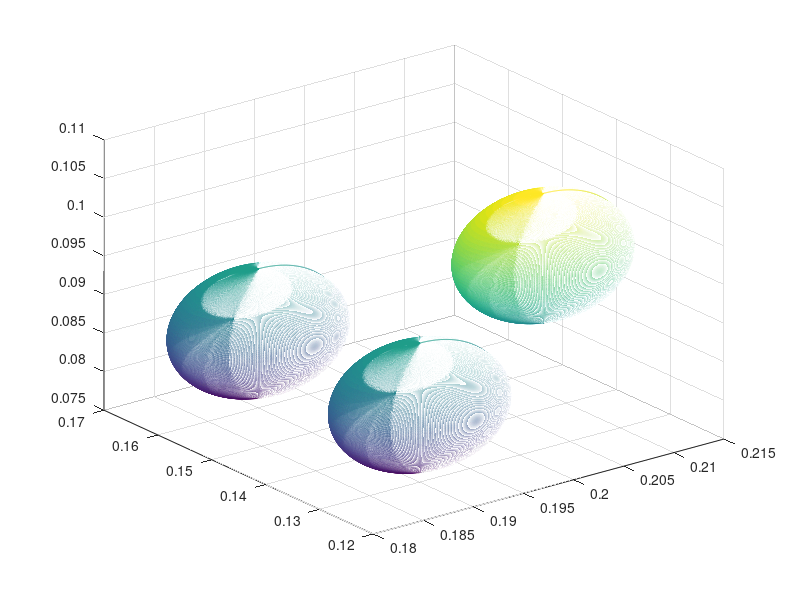

MATLAB code for this plot: (Note: this script raises an error after producing the figure.)
%%%%%%%%%%%%%%%%%%%%%%%%%%%% 2022 Jan %%%%%%%%%%%%%%%%%%%%%%%%%%%%%%%%%%%%%
%%%%%%%%%%%%%%%%%%%%  WENTAO GAO &&& JINGZHI WU %%%%%%%%%%%%%%%%%%%%%%%%%%%
%%% initialization %%%
clear all;
clc


%%%%%%%%%%%%%%%%%%%%%%%%%%%%%%%%%%%%%%%%%%%%%%%%%%%%%%%%%%%%%%%%%%%%%%%%%%%
%%% parameters %%%
l1 = 0.1 ;
l2 = 0   ;
l3 = 0.1 ;
l4 = 0.1 ;
l5 = 0.1 ;


%%%%%%%%%%%%%%%%%%%%%%%%%%%%%%%%%%%%%%%%%%%%%%%%%%%%%%%%%%%%%%%%%%%%%%%%%%
%%% set up three obstacles %%%

[xs,ys,zs]=sphere(900);

Xs=xs*0.008+0.19;
Ys=ys*0.008+0.16;
Zs=zs*0.008+0.085;

mesh(Xs,Ys,Zs);
hold on;

[xs,ys,zs]=sphere(900);

Xs=xs*0.008+0.19;
Ys=ys*0.008+0.13;
Zs=zs*0.008+0.085;

mesh(Xs,Ys,Zs);
hold on;

[xs,ys,zs]=sphere(900);

Xs=xs*0.008+0.205;
Ys=ys*0.008+0.135;
Zs=zs*0.008+0.0975;

mesh(Xs,Ys,Zs);
hold on;


%%%%%%%%%%%%%%%%%%%%%%%%%%%%%%%%%%%%%%%%%%%%%%%%%%%%%%%%%%%%%%%%%%%%%%%%%%
%%% DH table %%%

theta = [0 ,0 , 0 ,0 , 0];
d     = [l1 , 0 , 0 , 0 , l5];
alpha = [0 , sym(pi)/2 , 0 , 0 , -sym(pi)/2 ];
a     = [0, 0 , l3 , l4 , 0];


%%%%%%%%%%%%%%%%%%%%%%%%%%%%%%%%%%%%%%%%%%%%%%%%%%%%%%%%%%%%%%%%%%%%%%%%%%
%%% Path planning avoid obstacle %%%

for i = 1:100

 if (i<=15)
 X = 0.18;
 Y = 0.12;
 Z = 0.08+0.001*i;
 end

 if (i>15)&&(i<=25)
 X = 0.18+0.0015*(i-15);
 Y = 0.12+0.00125*(i-15);
 Z = 0.095;
 end

 if (i>25)&&(i<=40)
 X = 0.195+0.0013*(i-25);
 Y = 0.1325-0.0012*(i-25);
 Z = 0.095;
 end
 
 if (i>40)&&(i<=50)
 X = 0.2145-0.00045*(i-40);
 Y = 0.1145+0.00305*(i-40);
 Z = 0.095+0.0015*(i-40);
 end

 if (i>50)&&(i<=75)
 X = 0.21-0.0006*(i-50);
 Y = 0.145+0.0005*(i-50);
 Z = 0.11-0.0006*(i-50);
 end

 if (i>75)&&(i<=90)
 X = 0.195-0.0008*(i-75);
 Y = 0.1575+0.0007*(i-75);
 Z = 0.095;
 end
 
 if (i>90)&&(i<=100)
 X = 0.183-0.0003*(i-90);
 Y = 0.168+0.0002*(i-90);
 Z = 0.095-0.0015*(i-90);
 end


%%%%%%%%%%%%%%%%%%%%%%%%%%%%%%%%%%%%%%%%%%%%%%%%%%%%%%%%%%%%%%%%%%%%%%%%%%
%%% using inverse kinematic method to get theta %%%

Q = IK11(X,Y,Z,0);

theta(1) = Q(1,1);
theta(2) = Q(1,2);
theta(3) = Q(1,3);
theta(4) = Q(1,4);


%%%%%%%%%%%%%%%%%%%%%%%%%%%%%%%%%%%%%%%%%%%%%%%%%%%%%%%%%%%%%%%%%%%%%%%%%%
%%% get essentical sin and cos value %%%

c1 = cos(theta(1));
c2 = cos(theta(2));
c3 = cos(theta(3));
c4 = cos(theta(4));
c5 = cos(theta(5));

ca1 = cos(alpha(1));
ca2 = cos(alpha(2));
ca3 = cos(alpha(3));
ca4 = cos(alpha(4));
ca5 = cos(alpha(5));

s1 = sin(theta(1));
s2 = sin(theta(2));
s3 = sin(theta(3));
s4 = sin(theta(4));
s5 = sin(theta(5));

sa1 = sin(alpha(1));
sa2 = sin(alpha(2));
sa3 = sin(alpha(3));
sa4 = sin(alpha(4));
sa5 = sin(alpha(5));


%%%%%%%%%%%%%%%%%%%%%%%%%%%%%%%%%%%%%%%%%%%%%%%%%%%%%%%%%%%%%%%%%%%%%%%%%%
%%% get the transfor matrix of each part of Ly- Arm %%%

T1 = [  [             c1,            -s1,            0,              a(1)]
        [         ca1*s1,         ca1*c1,         -sa1,         -d(1)*sa1]
        [         sa1*s1,         sa1*c1,          ca1,          d(1)*ca1]
        [              0,              0,            0,                 1]  ];
    
T12 = [  [             c2,            -s2,            0,              a(2)]
        [         ca2*s2,         ca2*c2,         -sa2,         -d(2)*sa2]
        [         sa2*s2,         sa2*c2,          ca2,          d(2)*ca2]
        [              0,              0,            0,                 1]  ];
T23 = [  [             c3,            -s3,            0,              a(3)]
        [         ca3*s3,         ca3*c3,         -sa3,         -d(3)*sa3]
        [         sa3*s3,         sa3*c3,          ca3,          d(3)*ca3]
        [              0,              0,            0,                 1]  ];
T34 = [  [             c4,            -s4,            0,              a(4)]
        [         ca4*s4,         ca4*c4,         -sa4,         -d(4)*sa4]
        [         sa4*s4,         sa4*c4,          ca4,          d(4)*ca4]
        [              0,              0,            0,                 1]  ];
T45 = [  [             c5,            -s5,            0,              a(5)]
        [         ca5*s5,         ca5*c5,         -sa5,         -d(5)*sa5]
        [         sa5*s5,         sa5*c5,          ca5,          d(5)*ca5]
        [              0,              0,            0,                 1]  ];

T010 = T1;    
T020 = T010*T12;
T030 = T020*T23;
T040 = T030*T34;
T050 = T040*T45;


%%%%%%%%%%%%%%%%%%%%%%%%%%%%%%%%%%%%%%%%%%%%%%%%%%%%%%%%%%%%%%%%%%%%%%%%%%
%%% The frame x,y,z can be represented %%%

frames_x = [0, T010(1,4), T020(1,4), T030(1,4), T040(1,4), T050(1,4)];   
frames_y = [0, T010(2,4), T020(2,4), T030(2,4), T040(2,4), T050(2,4)];   
frames_z = [0, T010(3,4), T020(3,4), T030(3,4), T040(3,4), T050(3,4)];   


%%%%%%%%%%%%%%%%%%%%%%%%%%%%%%%%%%%%%%%%%%%%%%%%%%%%%%%%%%%%%%%%%%%%%%%%%%
%%% plot in matlab %%%

scatter3(frames_x(6),frames_y(6),frames_z(6),'b');
hold on;

arm=plot3(frames_x,frames_y,frames_z,'g');
xlabel('x(m)');
ylabel('y(m)');
zlabel('z(m)');
grid on;
pause(0.0001);
delete(arm);
end